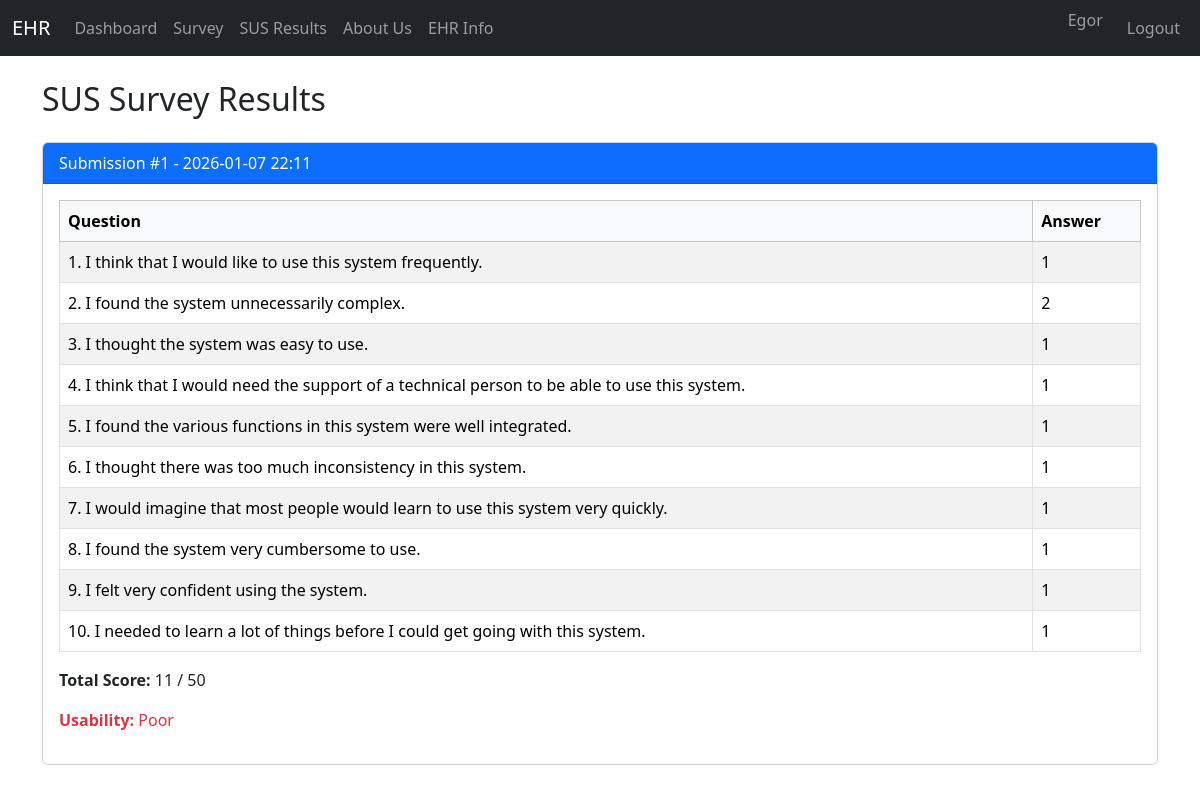
/sus_results (signed in), run on an earlier commit of the app's database.
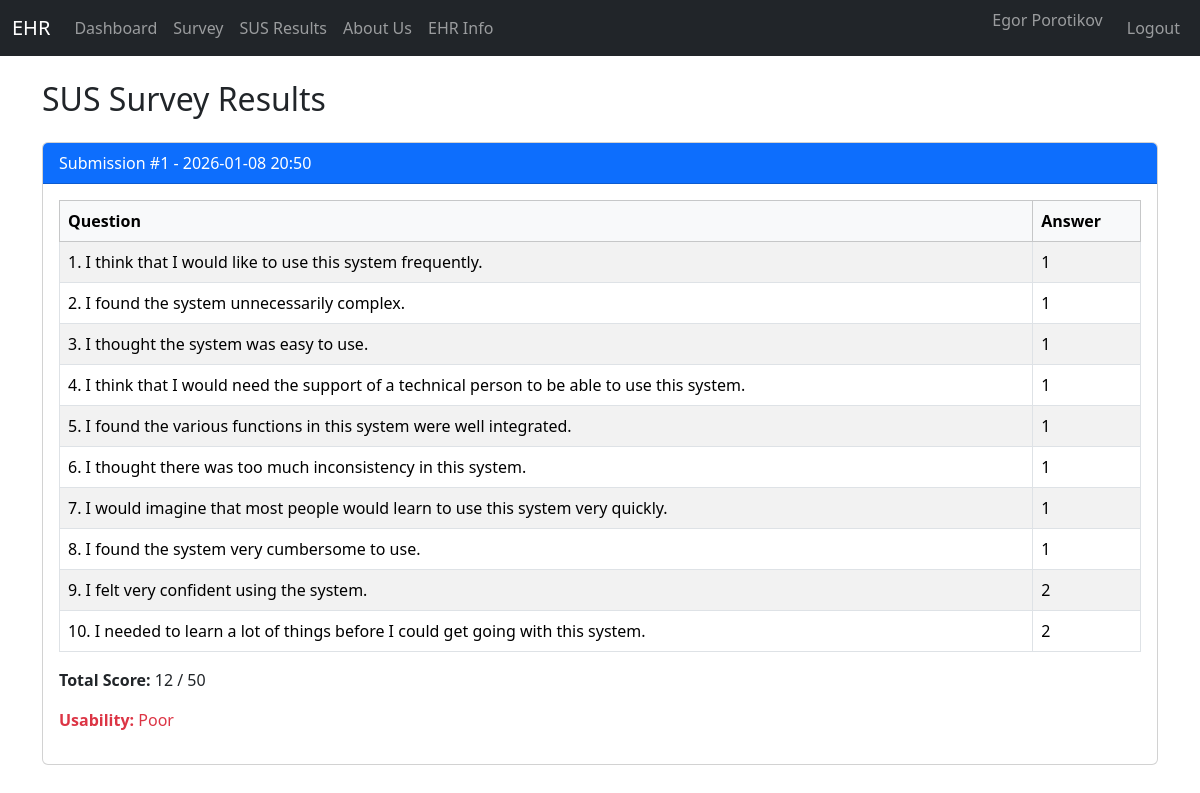
And on a later commit of the database.
### app.py (models this page shows)
class SUSResult(db.Model):
    id = db.Column(db.Integer, primary_key=True)
    doctor_id = db.Column(db.Integer, db.ForeignKey('doctor.id'))
    q1 = db.Column(db.Integer, nullable=False)
    q2 = db.Column(db.Integer, nullable=False)
    q3 = db.Column(db.Integer, nullable=False)
    q4 = db.Column(db.Integer, nullable=False)
    q5 = db.Column(db.Integer, nullable=False)
    q6 = db.Column(db.Integer, nullable=False)
    q7 = db.Column(db.Integer, nullable=False)
    q8 = db.Column(db.Integer, nullable=False)
    q9 = db.Column(db.Integer, nullable=False)
    q10 = db.Column(db.Integer, nullable=False)
    submitted_at = db.Column(db.DateTime, default=db.func.current_timestamp())

### app.py (the view)
@app.route('/sus_results')
def sus_results():
    if 'doctor_id' not in session:
        flash('Please log in first.', 'warning')
        return redirect(url_for('login'))
    results = SUSResult.query.order_by(SUSResult.submitted_at.desc()).all()
    return render_template('sus_results.html', results=results, questions=SUS_QUESTIONS)

### templates/sus_results.html (shortened to what this page needs)
{% extends "base.html" %}
{% block content %}
<h2 class="mb-4">SUS Survey Results</h2>
{% for result in results %}
<div class="card mb-4">
    <div class="card-header bg-primary text-white">
        Submission #{{ result.id }} - {{ result.submitted_at.strftime('%Y-%m-%d %H:%M') }}
    </div>
    <div class="card-body">
        <table class="table table-bordered table-striped">
            <thead class="table-light">
                <tr>
                    <th>Question</th>
                    <th>Answer</th>
                </tr>
            </thead>
            <tbody>
                <tr><td>{{ questions[0] }}</td><td>{{ result.q1 }}</td></tr>
                <tr><td>{{ questions[1] }}</td><td>{{ result.q2 }}</td></tr>
                <tr><td>{{ questions[2] }}</td><td>{{ result.q3 }}</td></tr>
                <tr><td>{{ questions[3] }}</td><td>{{ result.q4 }}</td></tr>
                <tr><td>{{ questions[4] }}</td><td>{{ result.q5 }}</td></tr>
                <tr><td>{{ questions[5] }}</td><td>{{ result.q6 }}</td></tr>
                <tr><td>{{ questions[6] }}</td><td>{{ result.q7 }}</td></tr>
                <tr><td>{{ questions[7] }}</td><td>{{ result.q8 }}</td></tr>
                <tr><td>{{ questions[8] }}</td><td>{{ result.q9 }}</td></tr>
                <tr><td>{{ questions[9] }}</td><td>{{ result.q10 }}</td></tr>
            </tbody>
        </table>
        {% set total_score = result.q1 + result.q2 + result.q3 + result.q4 + result.q5 + result.q6 + result.q7 + result.q8 + result.q9 + result.q10 %}
        <p class="mt-2"><strong>Total Score:</strong> {{ total_score }} / 50</p>
        {% if total_score < 20 %}
            <p class="text-danger"><strong>Usability:</strong> Poor</p>
        {% elif total_score < 30 %}
            <p class="text-warning"><strong>Usability:</strong> Average</p>
        {% elif total_score < 40 %}
            <p class="text-info"><strong>Usability:</strong> Good</p>
        {% else %}
            <p class="text-success"><strong>Usability:</strong> Excellent</p>
        {% endif %}
    </div>
</div>
{% endfor %}
{% endblock %}

### templates/base.html (shortened to what this page needs)
<!DOCTYPE html>
<html lang="en">
<head>
    <link href="https://cdn.jsdelivr.net/npm/bootstrap@5.3.2/dist/css/bootstrap.min.css" rel="stylesheet">
</head>
<body>
<nav class="navbar navbar-expand-lg navbar-dark bg-dark mb-4">
    <div class="container-fluid">
        <a class="navbar-brand" href="{{ url_for('dashboard') }}">EHR</a>
        <div class="collapse navbar-collapse" id="navbarNav">
            <ul class="navbar-nav me-auto">
                {% if session.get('doctor_id') %}
                    <li class="nav-item"><a class="nav-link" href="{{ url_for('dashboard') }}">Dashboard</a></li>
                    <li class="nav-item"><a class="nav-link" href="{{ url_for('survey') }}">Survey</a></li>
                    <li class="nav-item"><a class="nav-link" href="{{ url_for('sus_results') }}">SUS Results</a></li>
                    <li class="nav-item"><a class="nav-link" href="{{ url_for('about') }}">About Us</a></li>
                    <li class="nav-item"><a class="nav-link" href="{{ url_for('ehr_info') }}">EHR Info</a></li>
                {% endif %}
            </ul>
            <ul class="navbar-nav">
                {% if session.get('doctor_id') %}
                    <li class="nav-item"><span class="navbar-text me-3">{{ session.get('doctor_name') }}</span></li>
                    <li class="nav-item"><a class="nav-link" href="{{ url_for('logout') }}">Logout</a></li>
                {% else %}
                    <li class="nav-item"><a class="nav-link" href="{{ url_for('login') }}">Login</a></li>
                    <li class="nav-item"><a class="nav-link" href="{{ url_for('register') }}">Register</a></li>
                {% endif %}
            </ul>
        </div>
    </div>
</nav>
<div class="container">
    {% block content %}{% endblock %}
</div>
</body>
</html>

What changed in the data, as far as the page shows it:
changed SUSResult id 1: submitted_at "2026-01-07 22:11" → "2026-01-08 20:50"; q2 "2" → "1"; q9 "1" → "2"; q10 "1" → "2"; total_score "11" → "12"
Also different on the page:
{{ session.get('doctor_name') }}: "Egor" → "Egor Porotikov"
